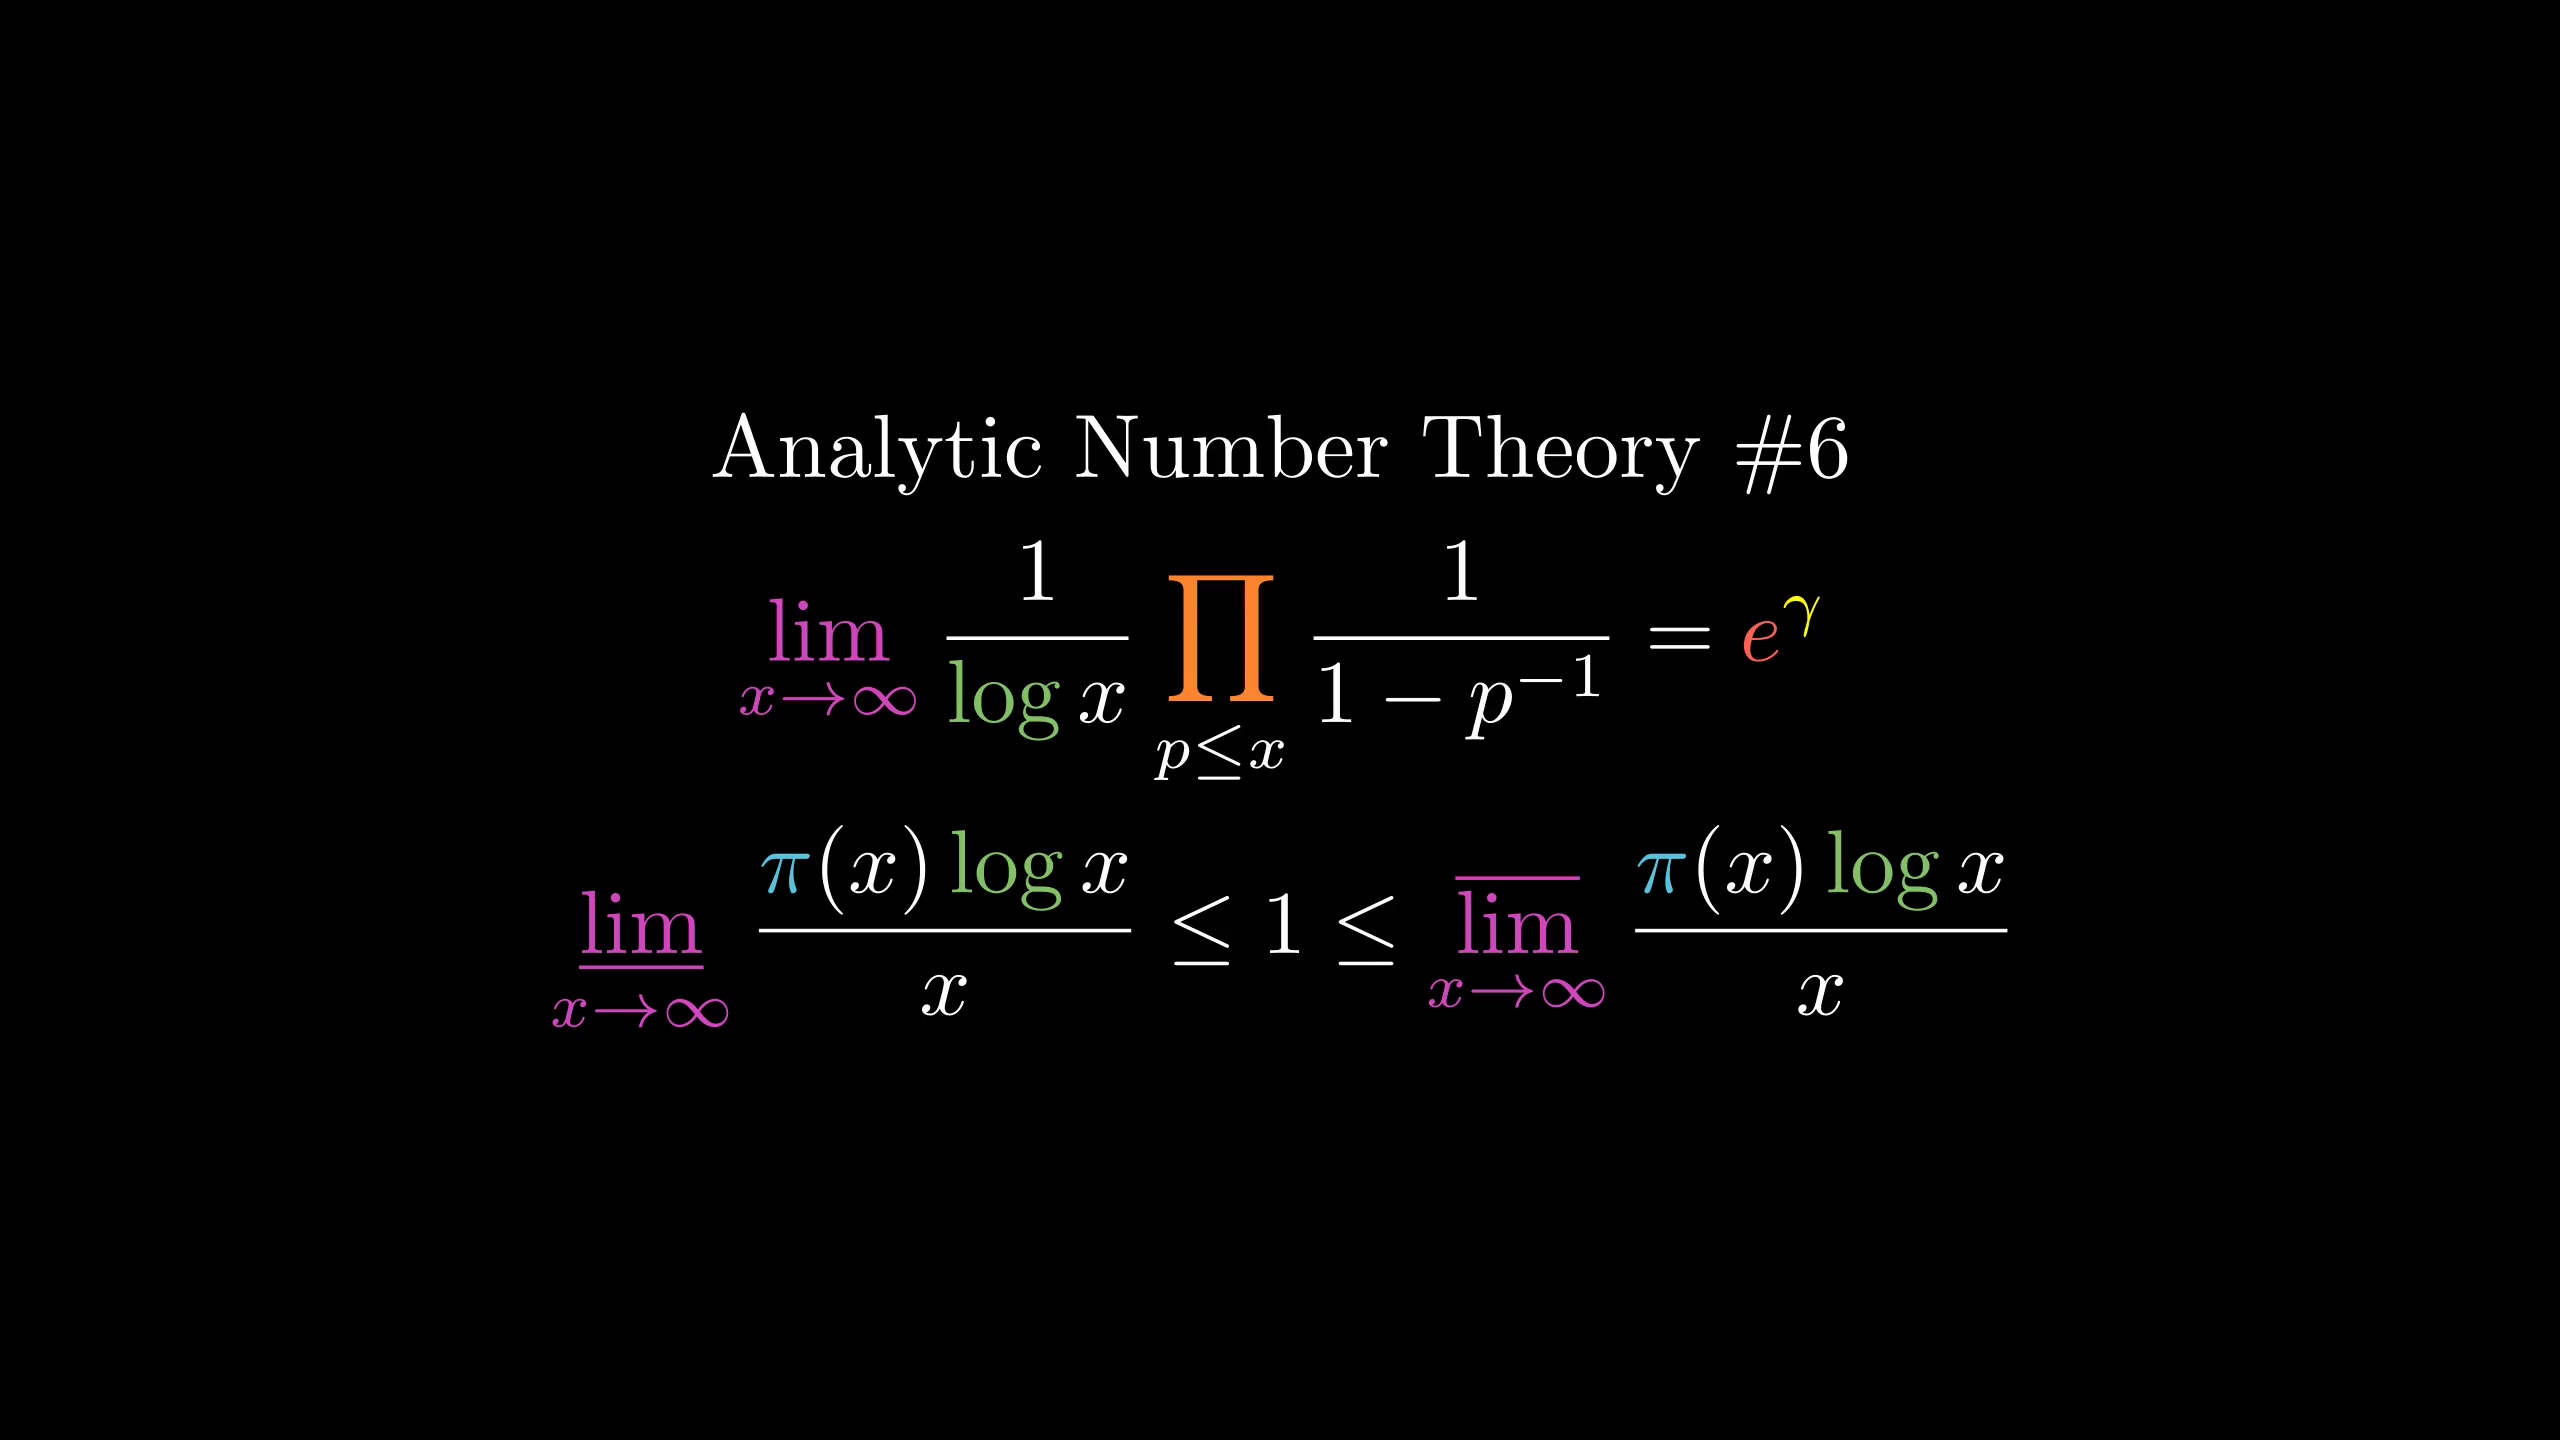

This chart was generated by the following Python code:
from manimlib.imports import *

class FooScene(Scene):
    def construct(self):
        tit=TextMobject(r"Analytic Number Theory \#6")
        fml=TexMobject(r"\lim_{x\to\infty}{1\over\log x}\prod_{p\le x}{1\over1-p^{-1}}={e}^\gamma",
                tex_to_color_map={
                    r"\lim_{x\to\infty}":PINK,
                    r"\prod":ORANGE,
                    r"{e}":RED,
                    r"^\gamma":YELLOW,
                    r"\log":GREEN
                })
        fml2=TexMobject(r"\varliminf_{x\to\infty}{\pi(x)\log x\over x}\le1\le\varlimsup_{x\to\infty}{\pi(x)\log x\over x}",
                tex_to_color_map={
                    r"\varliminf_{x\to\infty}":PINK,
                    r"\varlimsup_{x\to\infty}":PINK,
                    r"\pi":BLUE,
                    r"\log":GREEN
                })
        self.add(VGroup(tit,fml,fml2).arrange(DOWN))
        self.wait()
